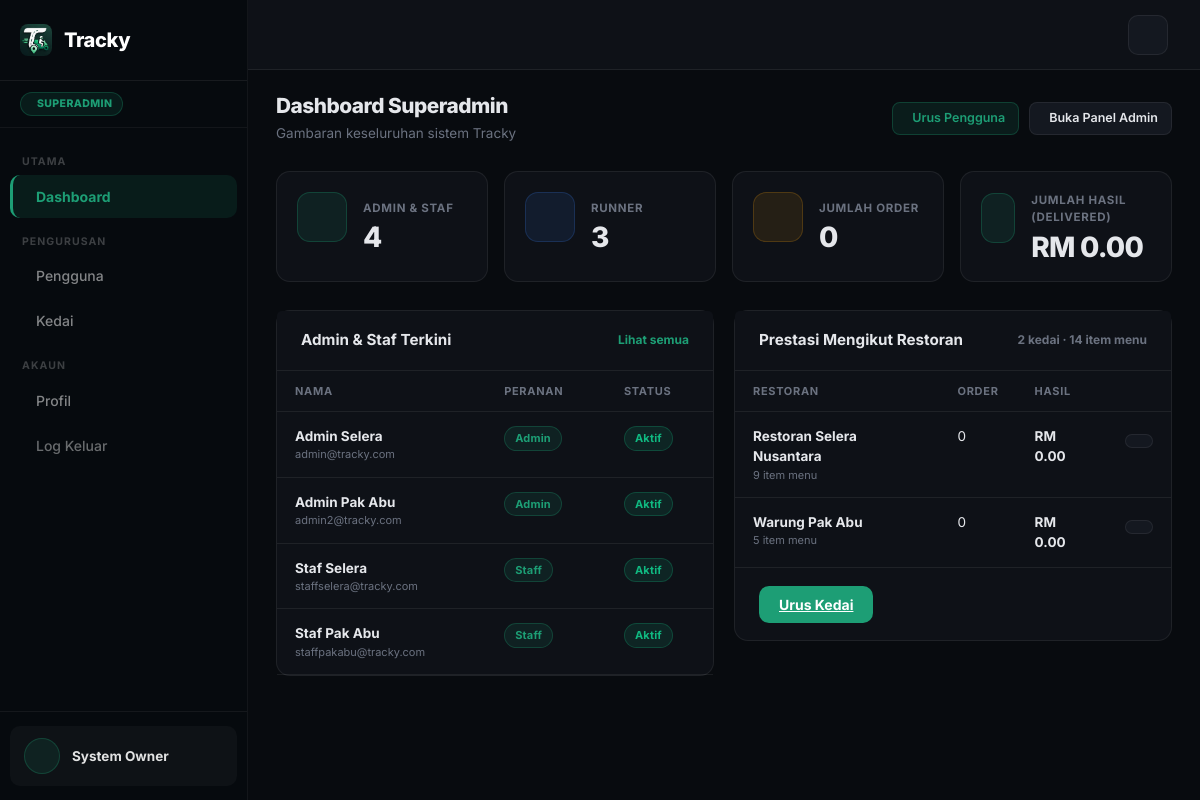
The app's page /superadmin/superadmin_dashboard.php (signed in) with its own data.
### tables this page shows
CREATE TABLE users (
  id INT AUTO_INCREMENT PRIMARY KEY,
  name VARCHAR(100) NOT NULL,
  email VARCHAR(100) UNIQUE NOT NULL,
  password VARCHAR(255) NOT NULL,
  role ENUM('superadmin','admin','staff','runner') NOT NULL,
  phone VARCHAR(20),
  restaurant_id INT NULL,
  is_active TINYINT DEFAULT 1,
  created_at TIMESTAMP DEFAULT CURRENT_TIMESTAMP,
  INDEX idx_users_restaurant (restaurant_id),
  FOREIGN KEY (restaurant_id) REFERENCES restaurants(id)
);

CREATE TABLE restaurants (
  id INT AUTO_INCREMENT PRIMARY KEY,
  name VARCHAR(100) NOT NULL DEFAULT 'Restoran Tracky',
  slug VARCHAR(80) UNIQUE,
  address TEXT,
  phone VARCHAR(20),
  email VARCHAR(100),
  logo VARCHAR(255),
  cover_image VARCHAR(255),
  accent_color VARCHAR(20) NOT NULL DEFAULT '#1D9E75',
  delivery_fee DECIMAL(10,2) DEFAULT 5.00,
  free_delivery_min DECIMAL(10,2) DEFAULT 30.00,
  operating_hours VARCHAR(100) DEFAULT '8:00 AM - 10:00 PM',
  is_open TINYINT DEFAULT 1,
  is_active TINYINT NOT NULL DEFAULT 1,
  created_at TIMESTAMP DEFAULT CURRENT_TIMESTAMP
);

### includes/functions.php (called while the page is built, shortened)
<?php
function asset(string $rel): string
{
    $rel = ltrim($rel, '/');
    $fs = dirname(__DIR__) . '/' . $rel;
    $v = is_file($fs) ? filemtime($fs) : 1;
    return '/tracky/' . $rel . '?v=' . $v;
}
function formatPrice(float $price): string
{
    return 'RM ' . number_format($price, 2);
}
function e(?string $value): string
{
    return htmlspecialchars($value ?? '', ENT_QUOTES, 'UTF-8');
}

### superadmin/superadmin_dashboard.php (the view, shortened to what this page needs)
<?php
require_once __DIR__ . '/../includes/db.php';
require_once __DIR__ . '/../includes/functions.php';
function scalarCount(mysqli $conn, string $sql): int
{
    $res = mysqli_query($conn, $sql);
    return $res ? (int) (mysqli_fetch_assoc($res)['c'] ?? 0) : 0;
}
$total_admins   = scalarCount($conn, "SELECT COUNT(*) c FROM users WHERE role IN ('admin','staff')");
$total_runners  = scalarCount($conn, "SELECT COUNT(*) c FROM users WHERE role='runner'");
$total_orders   = scalarCount($conn, "SELECT COUNT(*) c FROM orders");
$menu_items     = scalarCount($conn, "SELECT COUNT(*) c FROM menu_items");
$total_stores   = scalarCount($conn, "SELECT COUNT(*) c FROM restaurants");
$revenueRes = mysqli_query($conn, "SELECT COALESCE(SUM(total_amount),0) s FROM orders WHERE status='delivered'");
$revenue = $revenueRes ? (float) mysqli_fetch_assoc($revenueRes)['s'] : 0;
$per_restaurant = mysqli_query($conn, "SELECT res.id, res.name, res.is_active,
    (SELECT COUNT(*) FROM orders o WHERE o.restaurant_id = res.id) AS orders,
    (SELECT COALESCE(SUM(total_amount),0) FROM orders o WHERE o.restaurant_id = res.id AND o.status='delivered') AS revenue,
    (SELECT COUNT(*) FROM menu_items m WHERE m.restaurant_id = res.id) AS items
  FROM restaurants res ORDER BY res.name ASC");
$recent_users = mysqli_query($conn, "SELECT id, name, email, role, is_active, created_at FROM users WHERE role IN ('admin','staff') ORDER BY created_at DESC LIMIT 6");
require_once __DIR__ . '/../includes/superadmin_layout_start.php';
?>
<div class="page-header">
  <div class="page-header-left">
    <h4>Dashboard Superadmin</h4>
    <p>Gambaran keseluruhan sistem Tracky</p>
  </div>
  <div class="page-header-right">
    <a href="/tracky/superadmin/superadmin_users.php" class="btn-icon primary"><i class="ti ti-user-plus"></i> Urus Pengguna</a>
    <a href="/tracky/admin/admin_dashboard.php" class="btn-icon"><i class="ti ti-external-link"></i> Buka Panel Admin</a>
  </div>
</div>
<div class="stats-grid">
  <div class="stat-card">
    <div class="d-flex align-items-center gap-3">
      <div class="stat-icon green"><i class="ti ti-user-shield"></i></div>
      <div>
        <div class="stat-label">Admin & Staf</div>
        <div class="stat-value"><?= $total_admins ?></div>
      </div>
    </div>
  </div>
  <div class="stat-card">
    <div class="d-flex align-items-center gap-3">
      <div class="stat-icon blue"><i class="ti ti-bike"></i></div>
      <div>
        <div class="stat-label">Runner</div>
        <div class="stat-value"><?= $total_runners ?></div>
      </div>
    </div>
  </div>
  <div class="stat-card">
    <div class="d-flex align-items-center gap-3">
      <div class="stat-icon amber"><i class="ti ti-shopping-bag"></i></div>
      <div>
        <div class="stat-label">Jumlah Order</div>
        <div class="stat-value"><?= $total_orders ?></div>
      </div>
    </div>
  </div>
  <div class="stat-card">
    <div class="d-flex align-items-center gap-3">
      <div class="stat-icon green"><i class="ti ti-cash"></i></div>
      <div>
        <div class="stat-label">Jumlah Hasil (delivered)</div>
        <div class="stat-value"><?= formatPrice($revenue) ?></div>
      </div>
    </div>
  </div>
</div>
<div class="two-col-layout" style="margin-top:20px">
  <div>
    <div class="card">
      <div class="card-header d-flex justify-content-between align-items-center">
        <span>Admin & Staf Terkini</span>
        <a href="/tracky/superadmin/superadmin_users.php" style="font-size:12px;color:var(--primary);text-decoration:none;font-weight:700">Lihat semua</a>
      </div>
      <div class="table-responsive">
        <table class="table mb-0">
          <thead><tr><th>Nama</th><th>Peranan</th><th>Status</th></tr></thead>
          <tbody>
          <?php if (mysqli_num_rows($recent_users) === 0): ?>
            <tr><td colspan="3" style="text-align:center;color:var(--muted);padding:24px">Tiada akaun admin/staf lagi</td></tr>
          <?php else: while ($u = mysqli_fetch_assoc($recent_users)): ?>
            <tr>
              <td>
                <div style="font-weight:700;color:var(--text)"><?= e($u['name']) ?></div>
                <div style="font-size:11px;color:var(--muted)"><?= e($u['email']) ?></div>
              </td>
              <td><span class="badge-status status-assigned" style="font-size:11px"><?= e(ucfirst($u['role'])) ?></span></td>
              <td>
                <?php if ($u['is_active']): ?>
                  <span class="badge-status status-delivered" style="font-size:11px">Aktif</span>
                <?php else: ?>
                  <span class="badge-status status-cancelled" style="font-size:11px">Digantung</span>
                <?php endif; ?>
              </td>
            </tr>
          <?php endwhile; endif; ?>
          </tbody>
        </table>
      </div>
    </div>
  </div>
  <div>
    <div class="card">
      <div class="card-header d-flex justify-content-between align-items-center">
        <span>Prestasi Mengikut Restoran</span>
        <span style="font-size:12px;color:var(--muted)"><?= $total_stores ?> kedai · <?= $menu_items ?> item menu</span>
      </div>
      <div class="table-responsive">
        <table class="table mb-0">
          <thead><tr><th>Restoran</th><th>Order</th><th>Hasil</th><th></th></tr></thead>
          <tbody>
          <?php if (!$per_restaurant || mysqli_num_rows($per_restaurant) === 0): ?>
            <tr><td colspan="4" style="text-align:center;color:var(--muted);padding:24px">Tiada restoran lagi</td></tr>
          <?php else: while ($r = mysqli_fetch_assoc($per_restaurant)): ?>
            <tr>
              <td>
                <div style="font-weight:700;color:var(--text)"><?= e($r['name']) ?></div>
                <div style="font-size:11px;color:var(--muted)"><?= (int)$r['items'] ?> item menu<?= !$r['is_active'] ? ' · nyahaktif' : '' ?></div>
              </td>
              <td style="color:var(--text-2)"><?= (int)$r['orders'] ?></td>
              <td style="font-weight:700;color:var(--primary)"><?= formatPrice((float)$r['revenue']) ?></td>
              <td><a href="/tracky/admin/admin_dashboard.php?manage_restaurant=<?= (int)$r['id'] ?>" class="btn-icon" title="Urus kedai ini"><i class="ti ti-settings"></i></a></td>
            </tr>
          <?php endwhile; endif; ?>
          </tbody>
        </table>
      </div>
      <div class="card-body">
        <a href="/tracky/superadmin/superadmin_stores.php" class="btn-tracky"><i class="ti ti-building-store"></i> Urus Kedai</a>
      </div>
    </div>
  </div>
</div>
<?php require_once __DIR__ . '/../includes/superadmin_layout_end.php'; ?>

### includes/superadmin_layout_start.php (shortened to what this page needs)
<?php
require_once __DIR__ . '/db.php';
require_once __DIR__ . '/functions.php';
$current = basename($_SERVER['PHP_SELF']);
if (!empty($_SESSION['user_id'])) {
    $uid = (int) $_SESSION['user_id'];
    if ($ures = mysqli_query($conn, "SELECT name FROM users WHERE id = $uid LIMIT 1")) {
        if ($urow = mysqli_fetch_assoc($ures)) {
            $_SESSION['name'] = $urow['name'];
        }
    }
}
?>
<!DOCTYPE html>
<html lang="ms">
<head>
  <link href="https://cdn.jsdelivr.net/npm/bootstrap@5.3.0/dist/css/bootstrap.min.css" rel="stylesheet">
  <link href="https://cdn.jsdelivr.net/npm/@tabler/icons-webfont@3.44.0/dist/tabler-icons.min.css" rel="stylesheet">
  <link href="<?= asset('assets/css/admin.css') ?>" rel="stylesheet">
</head>
<body>
<div class="wrapper d-flex">
  <aside class="sidebar" id="sidebar">
    <div class="sidebar-brand">
      <img src="/tracky/assets/img/icon.png" alt="Tracky" class="brand-img">
      <span>Tracky</span>
    </div>
    <div class="sidebar-restaurant"><span class="sa-role-badge"><i class="ti ti-shield-lock"></i> Superadmin</span></div>
    <nav class="sidebar-nav">
      <div class="nav-label">Utama</div>
      <a href="/tracky/superadmin/superadmin_dashboard.php" class="nav-item <?= $current === 'superadmin_dashboard.php' ? 'active' : '' ?>">
        <i class="ti ti-layout-dashboard"></i> Dashboard
      </a>
      <div class="nav-label">Pengurusan</div>
      <a href="/tracky/superadmin/superadmin_users.php" class="nav-item <?= $current === 'superadmin_users.php' ? 'active' : '' ?>">
        <i class="ti ti-users-group"></i> Pengguna
      </a>
      <a href="/tracky/superadmin/superadmin_stores.php" class="nav-item <?= $current === 'superadmin_stores.php' ? 'active' : '' ?>">
        <i class="ti ti-building-store"></i> Kedai
      </a>
      <div class="nav-label">Akaun</div>
      <a href="/tracky/superadmin/superadmin_profile.php" class="nav-item <?= $current === 'superadmin_profile.php' ? 'active' : '' ?>">
        <i class="ti ti-user"></i> Profil
      </a>
      <a href="/tracky/logout.php" class="nav-item" style="color:rgba(255,255,255,0.4)">
        <i class="ti ti-logout"></i> Log Keluar
      </a>
    </nav>
    <div class="sidebar-footer">
      <div class="sidebar-user">
        <div class="sidebar-avatar"><i class="ti ti-shield-lock"></i></div>
        <div class="sidebar-user-name"><?= e($_SESSION['name'] ?? '') ?></div>
      </div>
    </div>
  </aside>
  <main class="main" id="main-content">
    <div class="topbar">
      <div class="topbar-actions">
        <button class="theme-toggle-btn" id="themeToggle" onclick="toggleTheme()">
        </button>
      </div>
    </div>
    <div class="content">

### records on screen
users: name "System Owner"
users: name "Admin Selera", email "admin@tracky.com", role "Admin", is_active "Aktif"
users: name "Admin Pak Abu", email "admin2@tracky.com", role "Admin", is_active "Aktif"
users: name "Staf Selera", email "staffselera@tracky.com", role "Staff", is_active "Aktif"
users: name "Staf Pak Abu", email "staffpakabu@tracky.com", role "Staff", is_active "Aktif"
restaurants: name "Restoran Selera Nusantara", items "9", orders "0", revenue "RM 0.00"
restaurants: name "Warung Pak Abu", items "5", orders "0", revenue "RM 0.00"

### other values on screen
$total_admins "4"
$total_runners "3"
$total_orders "0"
formatPrice($revenue) "RM 0.00"
$total_stores "2"
$menu_items "14"
